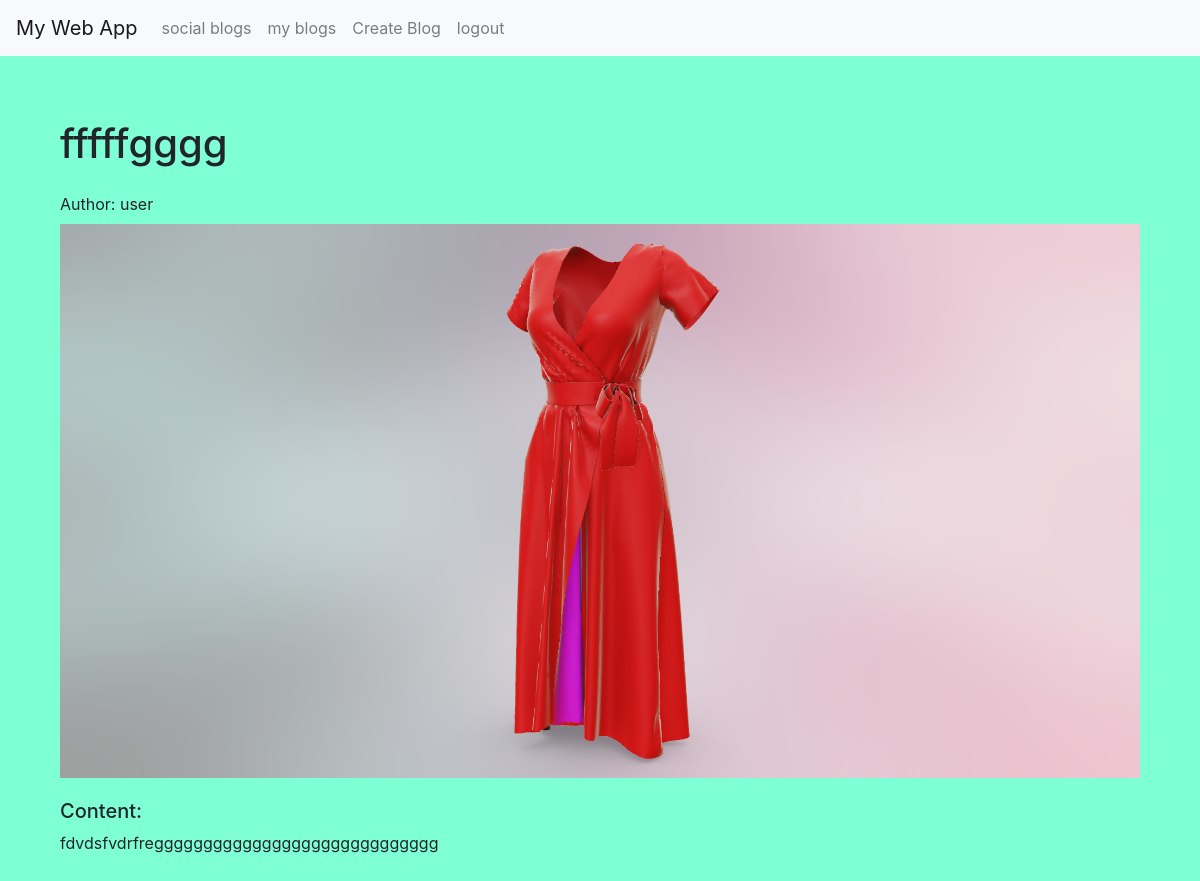
The app's page /blogs/8/ (signed in) with its own data.
### myapp/models.py (models this page shows, shortened)
class Blog(models.Model):
    title = models.CharField(max_length=200)
    content = models.TextField()
    author = models.ForeignKey(User, on_delete=models.CASCADE)
    image = models.ImageField(upload_to='users_img/', blank=True, null=True)
    published_at = models.DateTimeField(auto_now_add=True,null=True)

### myapp/views.py (the view)
# urls.py: path('blogs/<int:blog_id>/', views.blog_detail, name='blog_detail'),
def blog_detail(request, blog_id):
    if request.user.is_authenticated:
        blog = get_object_or_404(Blog, pk=blog_id)
        return render(request, 'blogs_details.html', {'blog': blog})
    else:
        return redirect(user_login)

### templates/blogs_details.html (shortened to what this page needs)
{% extends 'base.html' %}
{% block content %}
    <div class="container mt-5">
        <h1 class="mb-4">{{ blog.title }}</h1>
        <p class="mb-2">Author: {{ user.username }}</p>
        {% if blog.image %}
            <img src="{{ blog.image.url }}" alt="{{ blog.title }}" class="img-fluid">
            {% endif %}
            <div style="margin-top:2%" class="mb-4">
              <p><h5>Content:</h5>{{ blog.content }}</p>
          </div>
    </div>
{% endblock %}

### templates/blogs_details.html (style rules this page uses)
body { background: aquamarine; }

### records on screen
Blog: title "fffffgggg", image (picture), content "fdvdsfvdrfreggggggggggggggggggggggggggggg"

### other values on screen
{{ user.username }} "user"
